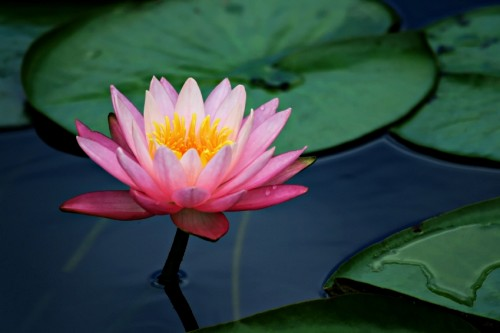
#> input picture imageDatabase/lily-lotus-flowers.jpg, 500 x 333 px
$ python hist.py
#> lines starting #> are read from the running program, lines starting #| are printed output that depends on the picture
# -*- coding: utf-8 -*-
"""
Created on Mon Nov  2 14:24:42 2020

@author: pedro
"""
import cv2 as cv
import numpy as np
import matplotlib.pyplot as plt

imgDir = '../imageDatabase/'
imgPath = imgDir+'lily-lotus-flowers.jpg'

src = cv.imread(imgPath)
#> src is the input picture: shape (333, 500, 3); mean B, G, R 66.1, 70.4, 53.3


bgr_planes = cv.split(src)
histSize = 256
histRange = (0, 256) # the upper boundary is exclusive
accumulate = False
b_hist = cv.calcHist(bgr_planes, [0], None, [histSize], histRange, accumulate=accumulate)
#> b_hist = 256 values, max 8895 at index 0, min 0 at index 236, mean 650.4
g_hist = cv.calcHist(bgr_planes, [1], None, [histSize], histRange, accumulate=accumulate)
#> g_hist = 256 values, max 2894 at index 33, min 0 at index 226, mean 650.4
r_hist = cv.calcHist(bgr_planes, [2], None, [histSize], histRange, accumulate=accumulate)
#> r_hist = 256 values, max 7068 at index 0, min 43 at index 144, mean 650.4
hist_w = 512
hist_h = 400
bin_w = int(round( hist_w/histSize ))
histImage = np.ones((hist_h, hist_w, 3), dtype=np.uint8)*255
cv.normalize(b_hist, b_hist, alpha=0, beta=hist_h, norm_type=cv.NORM_MINMAX)
cv.normalize(g_hist, g_hist, alpha=0, beta=hist_h, norm_type=cv.NORM_MINMAX)
cv.normalize(r_hist, r_hist, alpha=0, beta=hist_h, norm_type=cv.NORM_MINMAX)
for i in range(1, histSize):
    cv.line(histImage, ( bin_w*(i-1), hist_h - int(np.round(b_hist[i-1])) ),
            ( bin_w*(i), hist_h - int(np.round(b_hist[i])) ),
            ( 255, 0, 0), thickness=2)
    cv.line(histImage, ( bin_w*(i-1), hist_h - int(np.round(g_hist[i-1])) ),
            ( bin_w*(i), hist_h - int(np.round(g_hist[i])) ),
            ( 0, 255, 0), thickness=2)
    cv.line(histImage, ( bin_w*(i-1), hist_h - int(np.round(r_hist[i-1])) ),
            ( bin_w*(i), hist_h - int(np.round(r_hist[i])) ),
            ( 0, 0, 255), thickness=2)
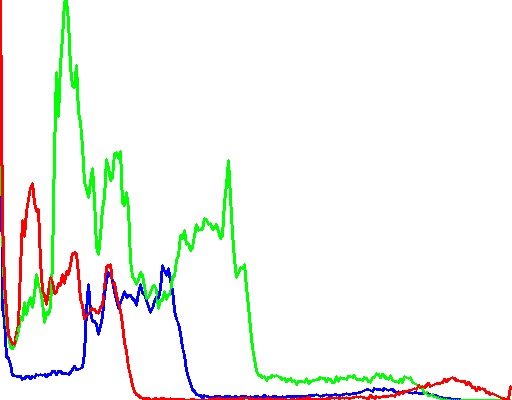
#> histImage: shape (400, 512, 3); mean of channels 0, 1, 2 242.7, 246.9, 244.5; drawn as B, G, R
cv.imshow('Source image', src)
cv.imshow('calcHist Demo', histImage)
cv.waitKey()
cv.destroyAllWindows()

$ run again, with imageDatabase/JonquilFlowers.jpg copied over imageDatabase/lily-lotus-flowers.jpg
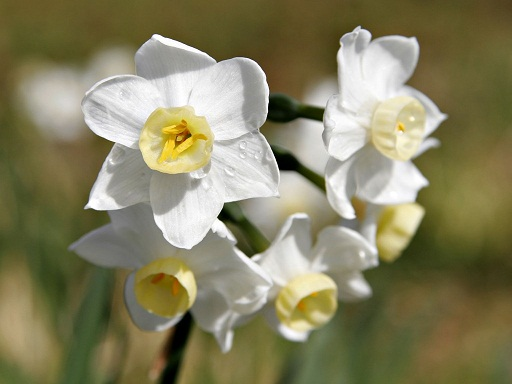
#> input picture imageDatabase/JonquilFlowers.jpg, 512 x 384 px
#> src is the input picture: shape (384, 512, 3); mean B, G, R 95.9, 129, 133.6
#> b_hist = 256 values, max 4619 at index 40, min 107 at index 254, mean 768
#> g_hist = 256 values, max 3617 at index 89, min 37 at index 11, mean 768
#> r_hist = 256 values, max 2964 at index 96, min 29 at index 24, mean 768
#> after the loop `for i in range(1, histSize):`:
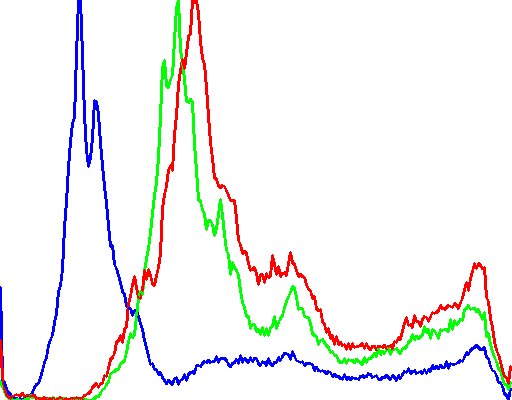
#> histImage: shape (400, 512, 3); mean of channels 0, 1, 2 243.7, 243.4, 243.8; drawn as B, G, R
